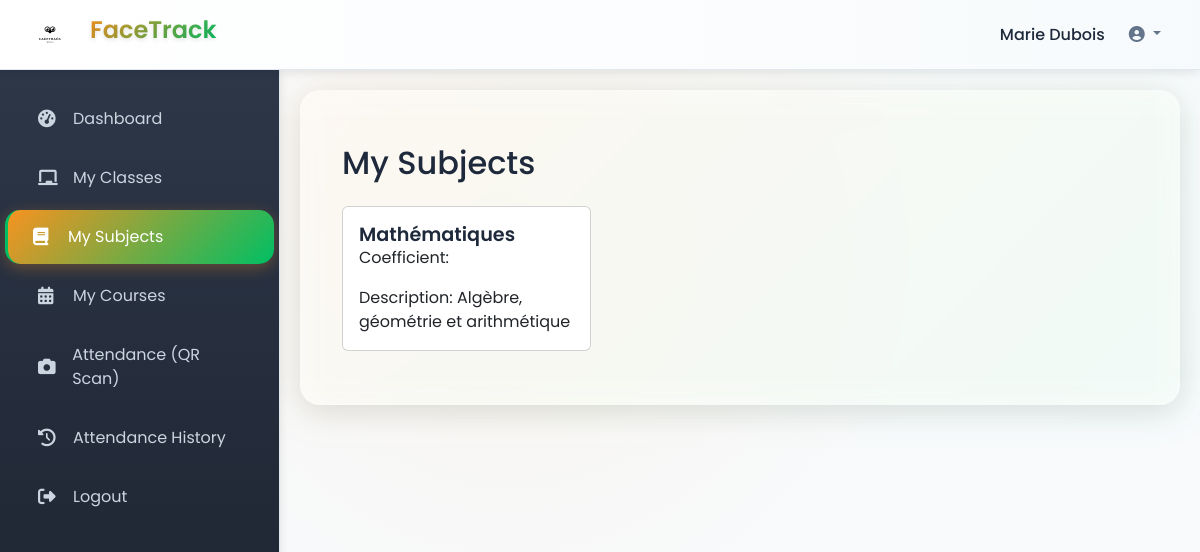
The page /enseignant/matieres/ (signed in) on the database as committed earlier.
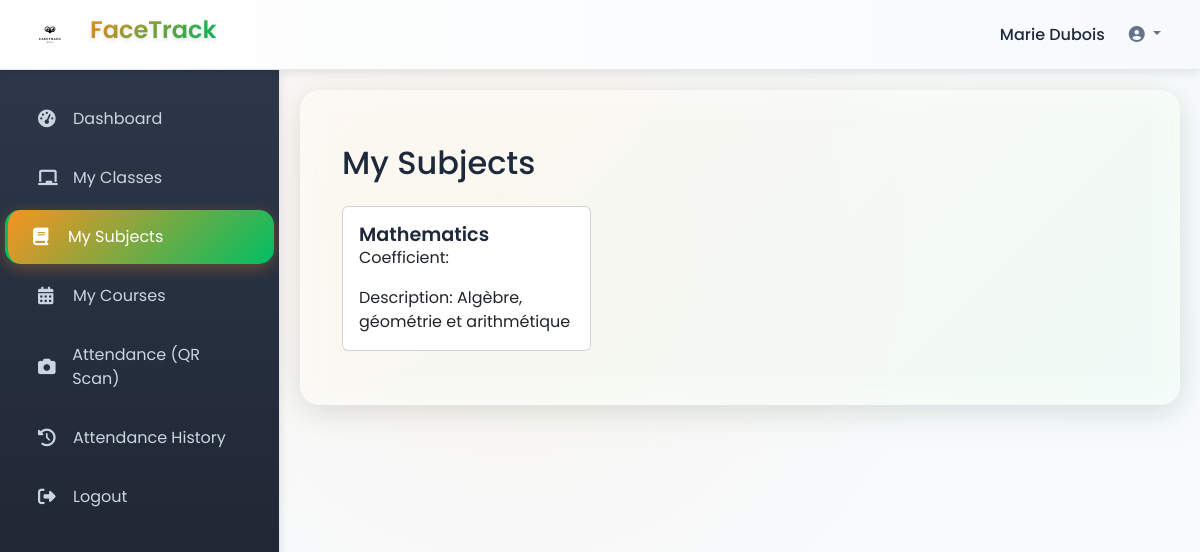
The same page on the database as committed later.
### school/models.py (models this page shows, shortened)
class Matiere(models.Model):
    nom = models.CharField(max_length=100)
    code = models.CharField(max_length=10, unique=True, editable=False)  # généré automatiquement
    description = models.TextField(blank=True)
    coefficient = models.IntegerField(
        default=1,
        validators=[MinValueValidator(1), MaxValueValidator(10)]
    )

### school/views.py (the view)
# urls.py: path('enseignant/matieres/', views.teacher_subjects, name='teacher_subjects'),
def teacher_subjects(request):
    """View to display the teacher's subjects"""
    if request.user.role != 'ENSEIGNANT':
        messages.error(request, 'Access denied.')
        return redirect('login')
    try:
        enseignant = Enseignant.objects.get(user=request.user)
        matieres = enseignant.matieres.all()
        context = {
            'enseignant': enseignant,
            'matieres': matieres,
        }
        return render(request, 'teacher_subjects.html', context)
    except Enseignant.DoesNotExist:
        messages.error(request, 'Teacher profile not found.')
        return redirect('login')

### school/templates/teacher_subjects.html (shortened to what this page needs)
{% extends 'dashboard_base.html' %}
{% load static %}
{% block sidebar %}
    {% include 'sidebar_teacher.html' %}
{% endblock %}
{% block content %}
<div class="container mt-4">
    <h2 class="mb-4">My Subjects</h2>
    {% if matieres %}
    <div class="row">
        {% for matiere in matieres %}
        <div class="col-md-6 col-lg-4 mb-4">
            <div class="card h-100">
                <div class="card-body">
                    <h5 class="card-title">{{ matiere.nom }}</h5>
                    <p class="card-text">Coefficient: {{ matiere.coef }}</p>
                    <p class="card-text">Description: {{ matiere.description|default:'-' }}</p>
                </div>
            </div>
        </div>
        {% endfor %}
    </div>
    {% else %}
    <div class="alert alert-info">No subjects assigned.</div>
    {% endif %}
</div>
{% endblock %}

Rows that differ between the two databases and show on the page:
changed Matiere "Algèbre, géométrie et arithmétique": nom "Mathématiques" → "Mathematics"
